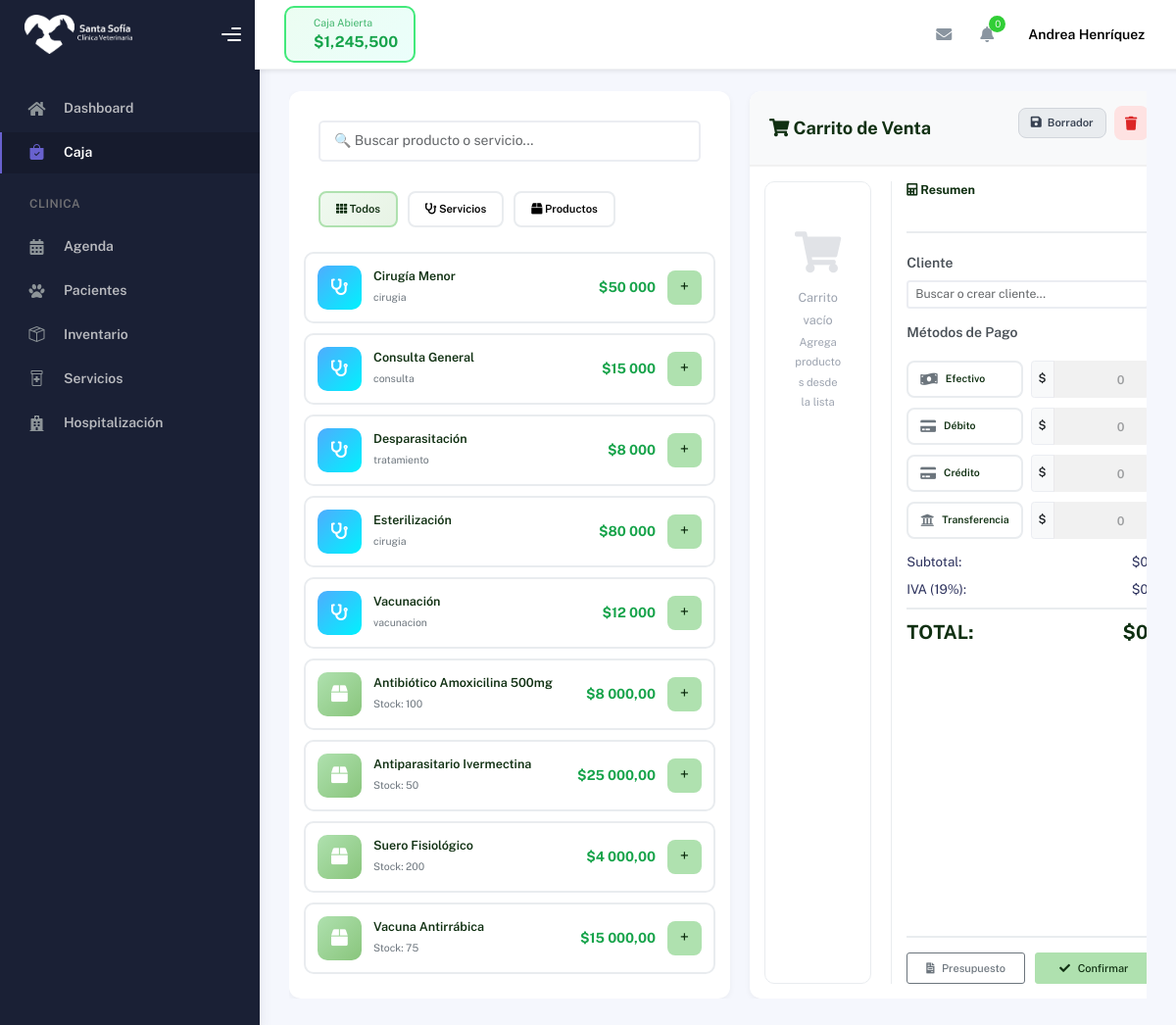
Page /caja/ (signed in) on the earlier database version.
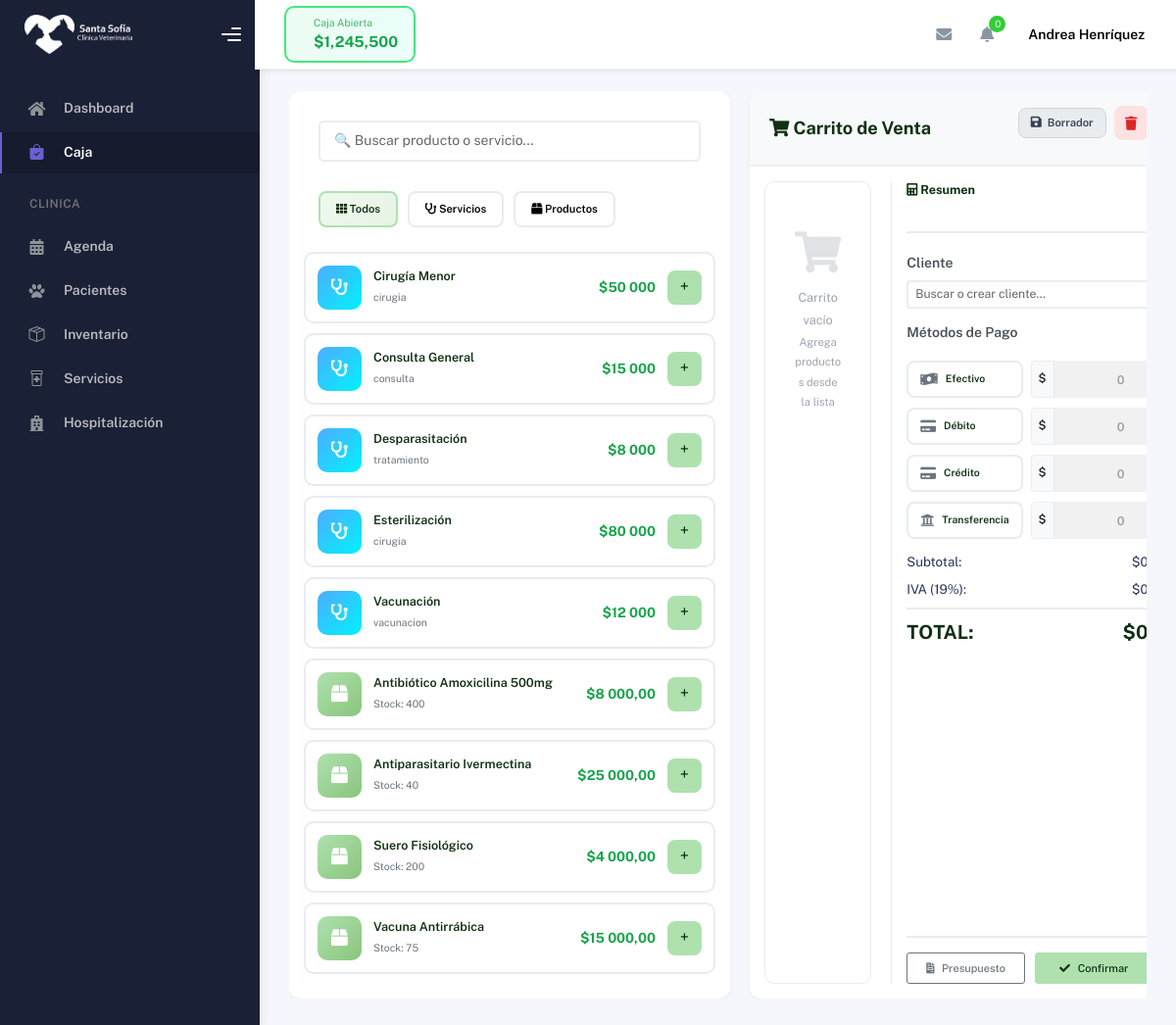
Same page on the later database version.
### inventario/models.py (models this page shows, shortened)
class Insumo(models.Model):
    TIPO_MOVIMIENTO_CHOICES = [
        ('entrada', 'Entrada'),
        ('salida', 'Salida'),
        ('registro_inicial', 'Registro Inicial'),
    ]
    idInventario = models.AutoField(primary_key=True)
    medicamento = models.CharField(max_length=255)
    sku = models.CharField(max_length=100, blank=True, null=True)
    tipo = models.CharField(max_length=100, blank=True, null=True)
    descripcion = models.TextField(blank=True, null=True)
    especie = models.CharField(max_length=100, blank=True, null=True)
    stock_actual = models.IntegerField(default=0)
    precio_venta = models.DecimalField(max_digits=10, decimal_places=2, null=True, blank=True)
    dosis_ml = models.DecimalField(max_digits=10, decimal_places=2, null=True, blank=True, help_text="Dosis en ml")
    peso_kg = models.DecimalField(max_digits=10, decimal_places=2, null=True, blank=True, help_text="Peso de referencia en kg")
    ml_contenedor = models.DecimalField(max_digits=10, decimal_places=2, null=True, blank=True, help_text="ML por contenedor")
    precauciones = models.TextField(blank=True, null=True)
    contraindicaciones = models.TextField(blank=True, null=True)
    efectos_adversos = models.TextField(blank=True, null=True)
    fecha_creacion = models.DateTimeField(auto_now_add=True, null=True, blank=True)
    ultimo_ingreso = models.DateTimeField(null=True, blank=True)
    ultimo_movimiento = models.DateTimeField(null=True, blank=True)
    tipo_ultimo_movimiento = models.CharField(max_length=20, choices=TIPO_MOVIMIENTO_CHOICES, null=True, blank=True)
    usuario_ultimo_movimiento = models.ForeignKey(settings.AUTH_USER_MODEL, on_delete=models.SET_NULL, null=True, blank=True)
    class Meta:
        db_table = 'inventario'
        verbose_name = 'Insumo'
        verbose_name_plural = 'Insumos'
        ordering = ['medicamento']

### caja/views.py (the view)
# urls.py: path('', views.caja, name='cashregister'),
@login_required
def caja(request):
    productos = Insumo.objects.all()
    servicios = Servicio.objects.all()
    return render(request, 'cash_register.html', {
        'productos': productos,
        'servicios': servicios,
    })

### cuentas/models.py (called while the page is built)
    def get_rol_display_custom(self):
        if self.is_staff and self.is_superuser:
            return 'Administración'
        return self.get_rol_display()

### caja/templates/cash_register.html (shortened to what the changed rows need)
{% extends 'partials/base.html' %}
{% load static %}
{% load humanize %}
{% block extra_css %}
<link rel="stylesheet" href="{% static 'caja/css/cash_register.css' %}">
{% endblock %}
{% block content %}
<div class="cash-layout">
    <div class="cash-main">
        <div class="products-section">
            <div class="products-list" id="productsList">
{% for producto in productos %}
<div class="product-list-item" data-category="productos"
    onclick="addToCart('{{ producto.medicamento|escapejs }}', {{ producto.precio_venta }})">
    <div class="icon">
        <i class="fas fa-box"></i>
    </div>
    <div class="info">
        <h6>{{ producto.medicamento }}</h6>
        <p>Stock: {{ producto.stock_actual }} {{ producto.unidad_medida }}</p>
    </div>
    <div class="price">${{ producto.precio_venta|intcomma }}</div>
    <button class="add-btn">+</button>
</div>
{% empty %}
<p class="empty-section">No hay productos en inventario.</p>
{% endfor %}
            </div>
        </div>
    </div>
</div>
{% endblock %}

Differences in the rows shown:
changed Insumo "Antibiótico Amoxicilina 500mg": stock_actual "100" → "400"
changed Insumo "Antiparasitario Ivermectina": stock_actual "50" → "40"
